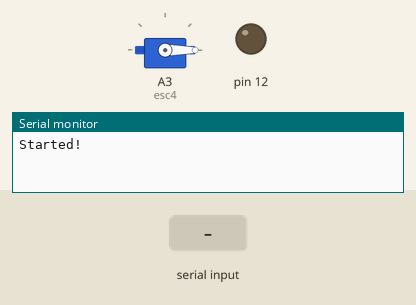
Simulated run of this sketch. Board: Arduino Uno, built with avr-gcc and run on an emulated ATmega328P. Parts: servo, output pins drawn as LEDs (lit = HIGH), the last lines printed to the serial monitor. Inputs (shaded band) come from the test bench.

Above: at 1.2 s.
1.3 s: "3" received over Serial
At 2.5 s:
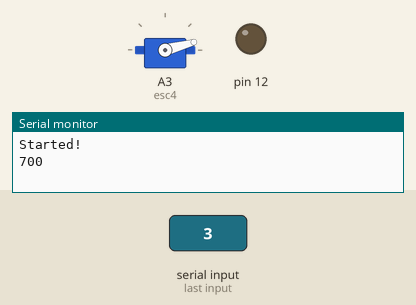
2.8 s: "1" received over Serial
At 3.8 s:
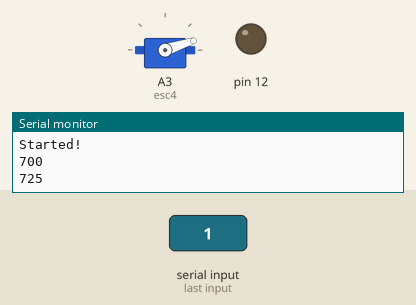
4.3 s: "1" received over Serial
At 5.0 s:
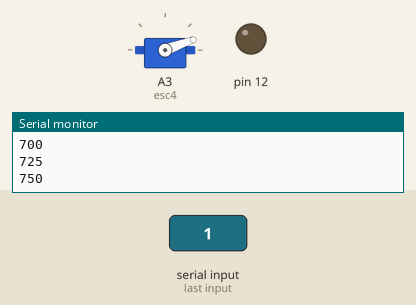
5.8 s: "2" received over Serial
At 6.1 s:
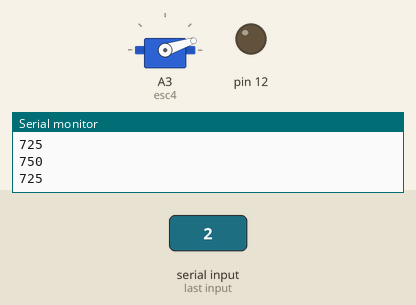
Timing chart, 0 to 8.3 s (numbered marks = the images above; inputs shaded):
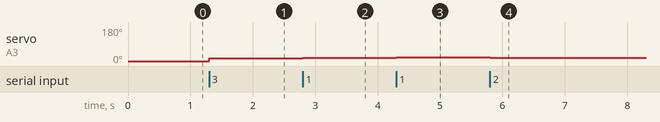

Measured:
- after the input at 1.3 s, servo on A3 (esc4): 0° → 15° at once
- after the input at 2.8 s, servo on A3 (esc4): 15° → 18° at once
- after the input at 4.3 s, servo on A3 (esc4): 18° → 20° at once
- after the input at 5.8 s, servo on A3 (esc4): 20° → 18° at once

The sketch:

esctest.ino
```cpp
#include <Servo.h>

Servo esc1, esc2, esc3, esc4;  // create servo object to control a servo
                // a maximum of eight servo objects can be created

int t;

char b;


void setup()
{
  pinMode(12, OUTPUT);
  //esc1.attach(A0);  // attaches the servo on pin 9 to the servo object
  //esc2.attach(A1);  // attaches the servo on pin 9 to the servo object
  //esc3.attach(A2);  // attaches the servo on pin 9 to the servo object
  esc4.attach(A3);  // attaches the servo on pin 9 to the servo object


  //esc1.writeMicroseconds(20);
  //esc2.writeMicroseconds(20);
  //esc3.writeMicroseconds(20);
  esc4.writeMicroseconds(20);

  Serial.begin(9600);
  Serial.println("Started!");
  t=500;

  digitalWrite(12, LOW);
//  esc.write(0);
//  delay();

}


void loop()
{

    while(Serial.available()==0)
    {
       //esc1.writeMicroseconds(t);
       //esc2.writeMicroseconds(t);
       //esc3.writeMicroseconds(t);
       esc4.writeMicroseconds(t);
       delayMicroseconds(100);
    }

    b=Serial.read();

    if(b=='1')
    {
       t=t+25;
    }
    else if(b=='2')
    {

      t=t-25;
      if(t<0)
      t=0;

    }else if(b=='3')
    {
      t=700;
    }

    Serial.println(t);
}
```
